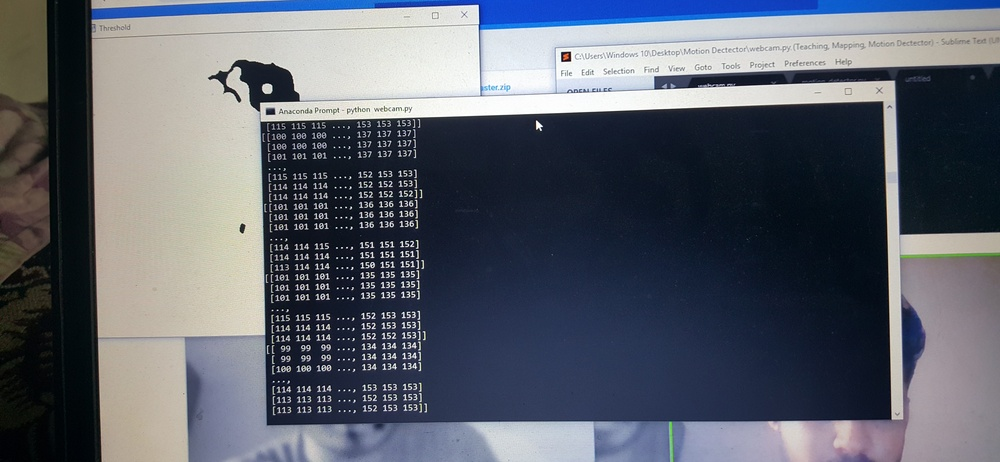
#> input picture Motion Dectector/20191027_141803.jpg, 1000 x 462 px, shrunk from 5312 x 2453 before the run, given in place of the camera
$ python webcam.py
#> lines starting #> are read from the running program, lines starting #| are printed output that depends on the picture
import cv2
import time
import pandas
from colorama import init
from termcolor import colored
import pandas as pd
from datetime import datetime
import sys
from time import sleep
import logging as log
import datetime as dt


cascPath =r"C:\Users\Windows 10\Desktop\Motion Dectector\haarcascade_frontalface_default.xml"

faceCascade = cv2.CascadeClassifier(cascPath)
first_frame=None

status_list=[None,None]

times=[]

df=pandas.DataFrame(columns=["Start","End"])
log.basicConfig(filename='webcam.log',level=log.INFO)
video=cv2.VideoCapture(0)

anterior=0
while True:
    if not video.isOpened():
        print("Unable to load Camera ")
        sleep(0.1)
        pass

    check, frame = video.read()
#> frame is the input picture: shape (462, 1000, 3); mean B, G, R 108, 97.2, 92.2

    status = 0

    gray=cv2.cvtColor(frame,cv2.COLOR_BGR2GRAY)
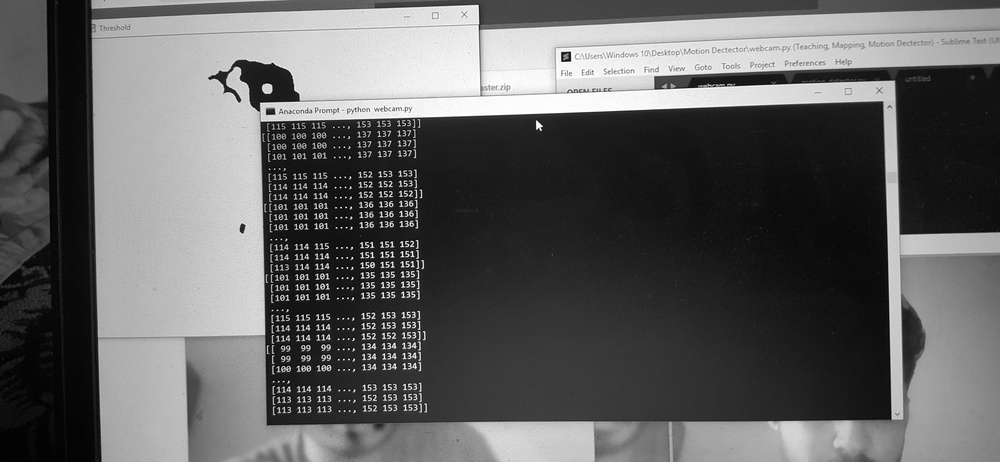
#> gray: shape (462, 1000); min 0, max 255, mean 96.9
    gray=cv2.GaussianBlur(gray,(21,21),0)
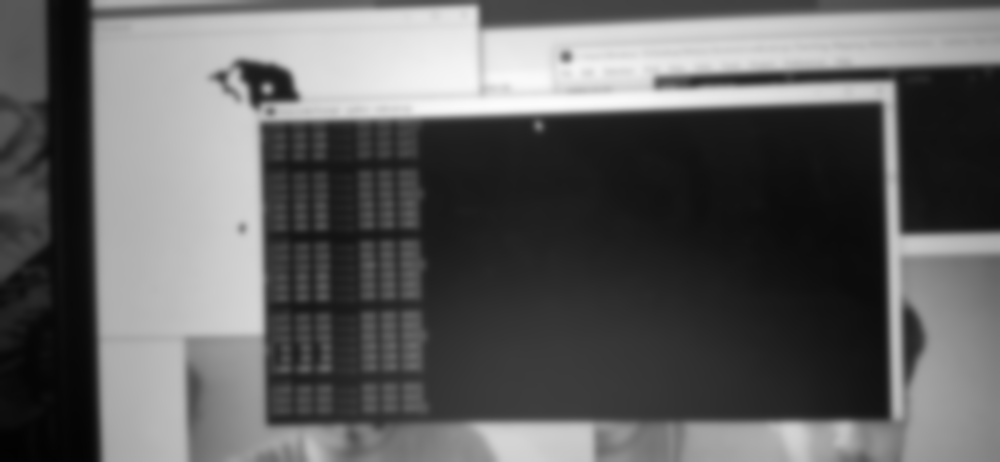
#> gray: shape (462, 1000); min 2, max 253, mean 96.9

    faces = faceCascade.detectMultiScale(
        gray,
        scaleFactor=1.1,
        minNeighbors=5,
        minSize=(30, 30),
        flags=cv2.CASCADE_SCALE_IMAGE
    )
#> faces = ()


    if first_frame is None:
        status_list.append(0)

        first_frame = gray
        continue


    delta_frame=cv2.absdiff(first_frame,gray)
    thresh_frame=cv2.threshold(delta_frame, 30, 255, cv2.THRESH_BINARY)[1]
    thresh_frame=cv2.dilate(thresh_frame, None, iterations=2)

    contours, hierarchy=cv2.findContours(thresh_frame.copy(),cv2.RETR_EXTERNAL, cv2.CHAIN_APPROX_SIMPLE)


    # if image is greater than 10000 pixels

    for counter in contours:

        if cv2.contourArea(counter) < 10000:
            continue

        status = 1

        (x, y, w, h)=cv2.boundingRect(counter)

        cv2.rectangle(frame, (x, y), (x+w, y+h), (0,255,0), 3)

    status_list.append(status)
    status_list=status_list[-2:]

    if status_list[-1]==1 and status_list[-2]==0:
        times.append(datetime.now())

    elif status_list[-1]==0 and status_list[-2]==1:
        times.append(datetime.now())

    if anterior != len(faces):

        anterior = len(faces)
        log.info("faces: "+str(len(faces))+" at "+str(dt.datetime.now()))

    cv2.imshow("Gray Frame", gray)
    cv2.imshow("Delta frame", delta_frame)
    cv2.imshow("Threshold",thresh_frame)
    cv2.imshow("Color Frame",frame)


    key = cv2.waitKey(1)
    print(gray)

    if key==ord('q'):

        if status==1:
            times.append(datetime.now())
        break

print(status_list)
print(times)

for i in range(0,len(times),2):
    df=df.append({"Start":times[i],"End":times[i+1]},ignore_index=True)
#> this loop made 0 passes
#> (the run stopped early here; a loop or call above may not have finished)

$ run again, on Motion Dectector/20191027_143454.jpg
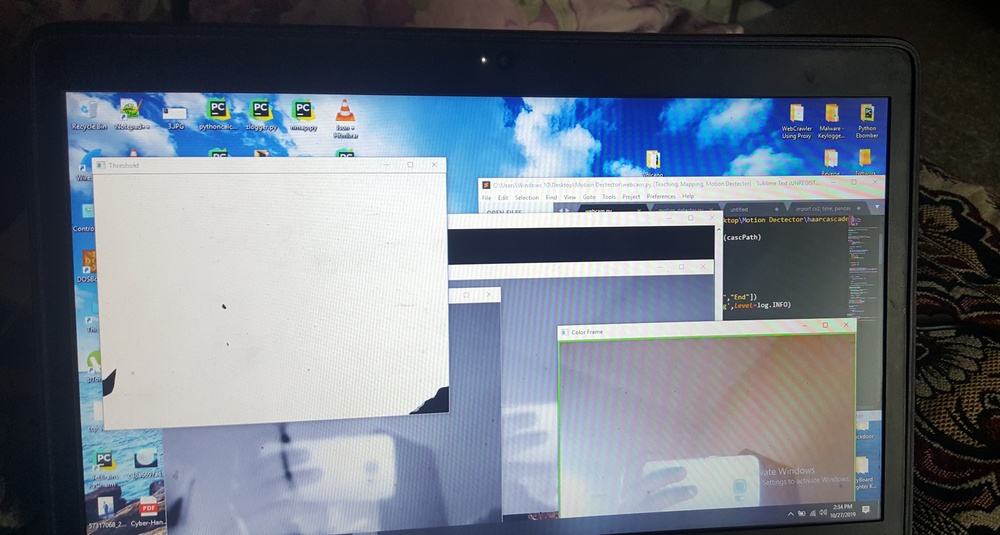
#> input picture Motion Dectector/20191027_143454.jpg, 1000 x 535 px, shrunk from 4405 x 2356 before the run, given in place of the camera
#> frame is the input picture: shape (535, 1000, 3); mean B, G, R 130.9, 119, 110.1
#> `gray=cv2.cvtColor(frame,cv2.COLOR_BGR2GRAY)`:
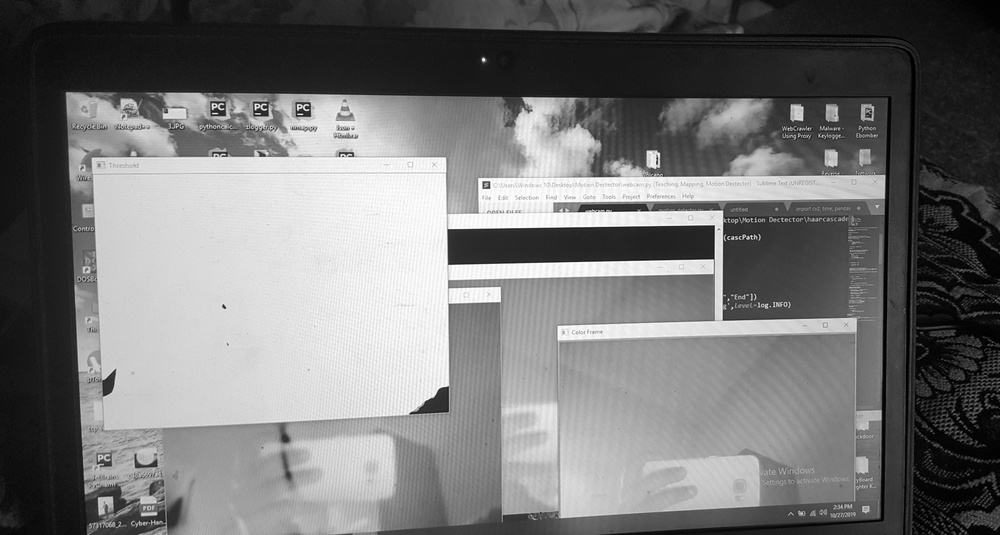
#> gray: shape (535, 1000); min 0, max 255, mean 117.7
#> `gray=cv2.GaussianBlur(gray,(21,21),0)`:
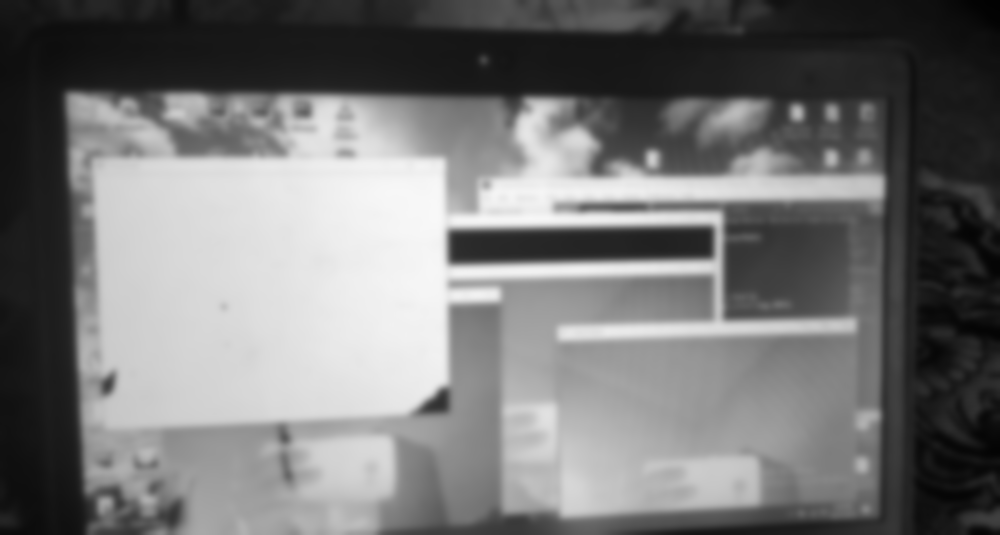
#> gray: shape (535, 1000); min 2, max 248, mean 117.7
#> faces = ()

$ run again, on Motion Dectector/20191027_143503.jpg
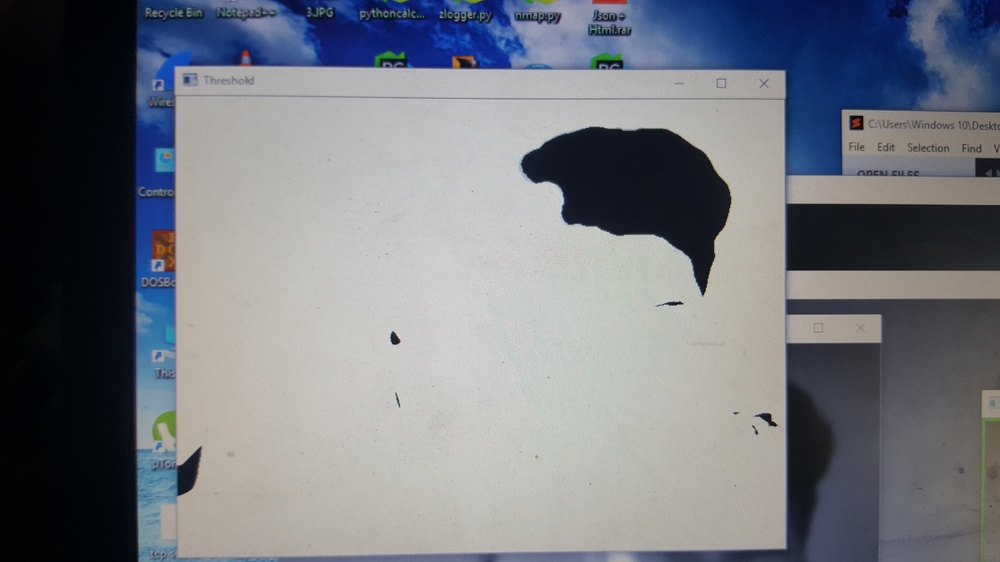
#> input picture Motion Dectector/20191027_143503.jpg, 1000 x 562 px, shrunk from 5312 x 2988 before the run, given in place of the camera
#> frame is the input picture: shape (562, 1000, 3); mean B, G, R 127.3, 120.1, 116.6
#> `gray=cv2.cvtColor(frame,cv2.COLOR_BGR2GRAY)`:
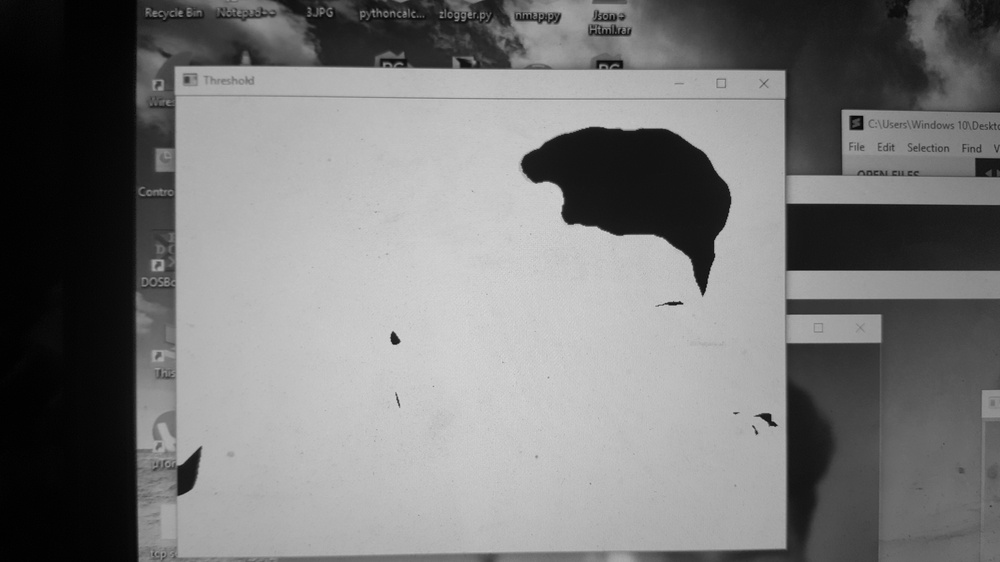
#> gray: shape (562, 1000); min 0, max 217, mean 119.9
#> `gray=cv2.GaussianBlur(gray,(21,21),0)`:
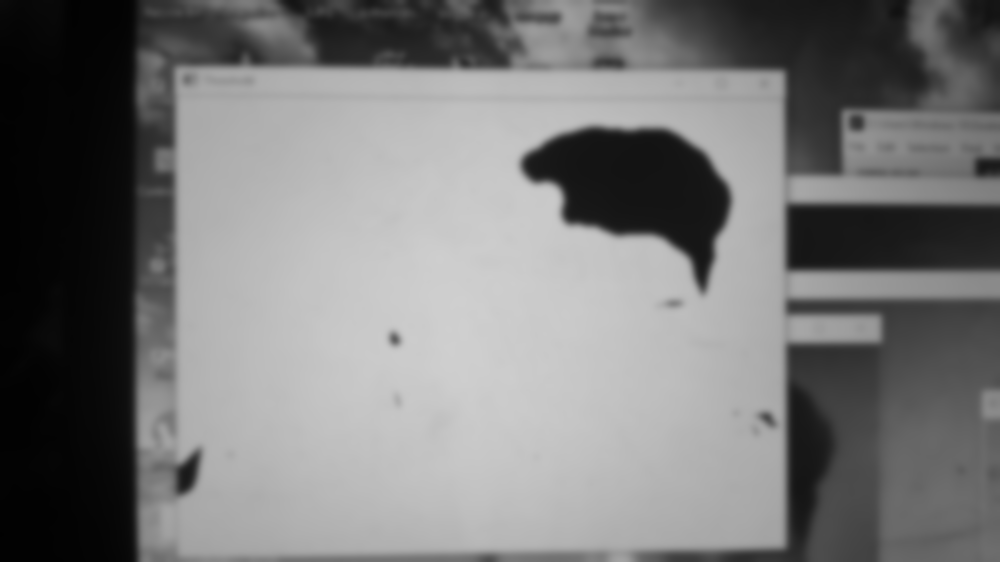
#> gray: shape (562, 1000); min 1, max 207, mean 119.9
#> faces = ()

$ run again, on Motion Dectector/20191027_143537.jpg
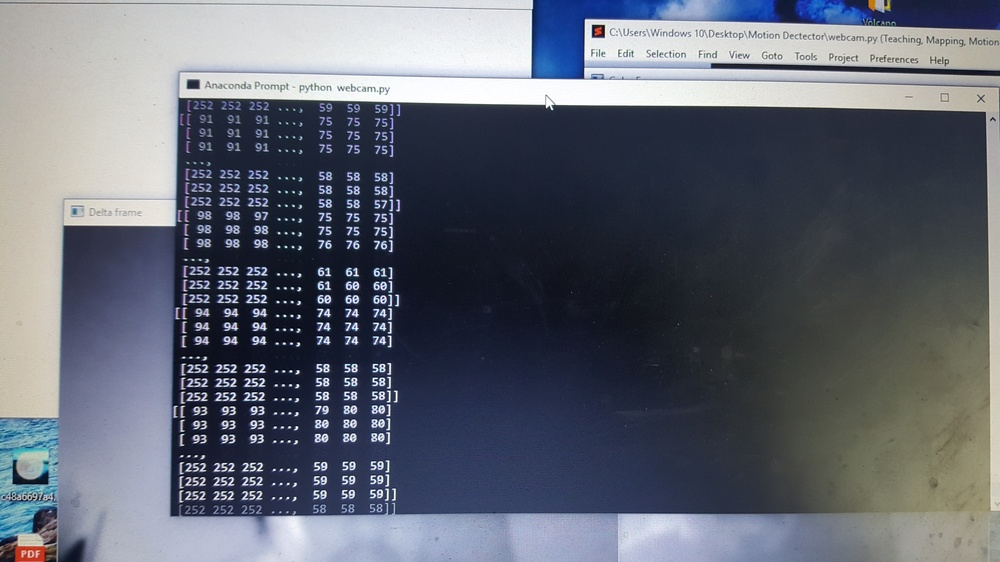
#> input picture Motion Dectector/20191027_143537.jpg, 1000 x 562 px, shrunk from 5312 x 2988 before the run, given in place of the camera
#> frame is the input picture: shape (562, 1000, 3); mean B, G, R 114.4, 102.7, 97.6
#> `gray=cv2.cvtColor(frame,cv2.COLOR_BGR2GRAY)`:
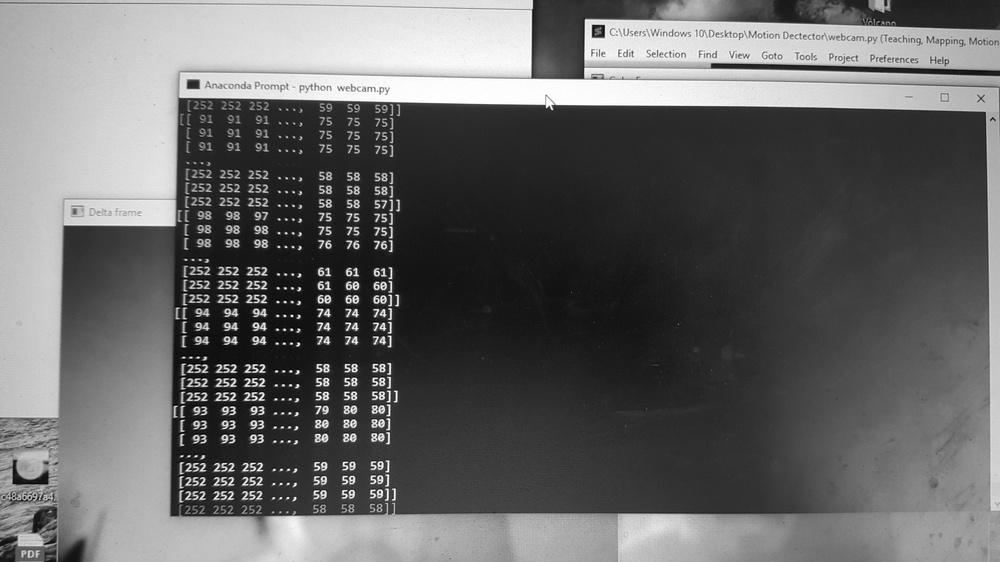
#> gray: shape (562, 1000); min 0, max 255, mean 102.5
#> `gray=cv2.GaussianBlur(gray,(21,21),0)`:
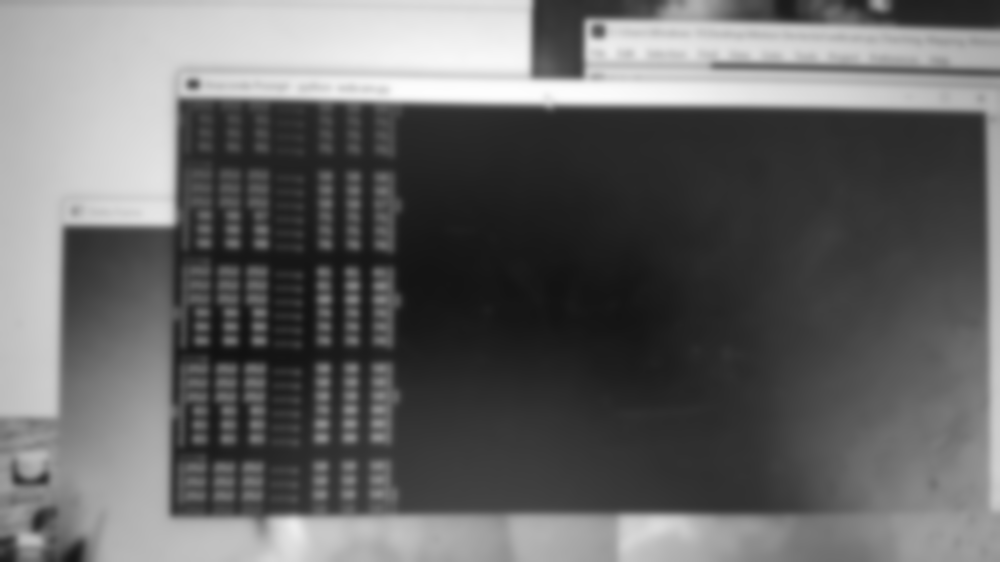
#> gray: shape (562, 1000); min 17, max 253, mean 102.5
#> faces = [[365, 184, 37, 37], [364, 279, 38, 38], [363, 375, 38, 38], [178, 263, 40, 40], [209, 264, 38, 38], [239, 265, 37, 37], [177, 377, 39, 39], [238, 378, 36, 36], [235, 462, 37, 37]]
